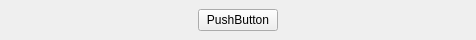
<?xml version="1.0" encoding="UTF-8"?>
<ui version="4.0">
 <class>ButtonGroup</class>
 <widget class="QWidget" name="ButtonGroup">
  <property name="geometry">
   <rect>
    <x>0</x>
    <y>0</y>
    <width>423</width>
    <height>35</height>
   </rect>
  </property>
  <property name="windowTitle">
   <string>Form</string>
  </property>
  <layout class="QHBoxLayout" name="horizontalLayout">
   <property name="spacing">
    <number>0</number>
   </property>
   <property name="leftMargin">
    <number>0</number>
   </property>
   <property name="topMargin">
    <number>0</number>
   </property>
   <property name="rightMargin">
    <number>0</number>
   </property>
   <property name="bottomMargin">
    <number>0</number>
   </property>
   <item>
    <widget class="QStackedWidget" name="stackedWidget">
     <widget class="QWidget" name="startPage">
      <layout class="QHBoxLayout" name="horizontalLayout_2">
       <item>
        <spacer name="horizontalSpacer">
         <property name="orientation">
          <enum>Qt::Orientation::Horizontal</enum>
         </property>
         <property name="sizeHint" stdset="0">
          <size>
           <width>171</width>
           <height>20</height>
          </size>
         </property>
        </spacer>
       </item>
       <item>
        <widget class="QPushButton" name="start">
         <property name="text">
          <string>PushButton</string>
         </property>
        </widget>
       </item>
       <item>
        <spacer name="horizontalSpacer_2">
         <property name="orientation">
          <enum>Qt::Orientation::Horizontal</enum>
         </property>
         <property name="sizeHint" stdset="0">
          <size>
           <width>170</width>
           <height>20</height>
          </size>
         </property>
        </spacer>
       </item>
      </layout>
     </widget>
     <widget class="QWidget" name="playCardPage">
      <layout class="QHBoxLayout" name="horizontalLayout_3">
       <item>
        <spacer name="horizontalSpacer_3">
         <property name="orientation">
          <enum>Qt::Orientation::Horizontal</enum>
         </property>
         <property name="sizeHint" stdset="0">
          <size>
           <width>171</width>
           <height>20</height>
          </size>
         </property>
        </spacer>
       </item>
       <item>
        <widget class="QPushButton" name="playCard">
         <property name="text">
          <string>PushButton</string>
         </property>
        </widget>
       </item>
       <item>
        <spacer name="horizontalSpacer_4">
         <property name="orientation">
          <enum>Qt::Orientation::Horizontal</enum>
         </property>
         <property name="sizeHint" stdset="0">
          <size>
           <width>170</width>
           <height>20</height>
          </size>
         </property>
        </spacer>
       </item>
      </layout>
     </widget>
     <widget class="QWidget" name="passOrPlayPage">
      <layout class="QHBoxLayout" name="horizontalLayout_4">
       <item>
        <spacer name="horizontalSpacer_5">
         <property name="orientation">
          <enum>Qt::Orientation::Horizontal</enum>
         </property>
         <property name="sizeHint" stdset="0">
          <size>
           <width>117</width>
           <height>20</height>
          </size>
         </property>
        </spacer>
       </item>
       <item>
        <widget class="QPushButton" name="pass">
         <property name="text">
          <string>PushButton</string>
         </property>
        </widget>
       </item>
       <item>
        <spacer name="horizontalSpacer_6">
         <property name="orientation">
          <enum>Qt::Orientation::Horizontal</enum>
         </property>
         <property name="sizeType">
          <enum>QSizePolicy::Policy::Fixed</enum>
         </property>
         <property name="sizeHint" stdset="0">
          <size>
           <width>40</width>
           <height>15</height>
          </size>
         </property>
        </spacer>
       </item>
       <item>
        <widget class="QPushButton" name="playCard1">
         <property name="text">
          <string>PushButton</string>
         </property>
        </widget>
       </item>
       <item>
        <spacer name="horizontalSpacer_7">
         <property name="orientation">
          <enum>Qt::Orientation::Horizontal</enum>
         </property>
         <property name="sizeHint" stdset="0">
          <size>
           <width>117</width>
           <height>20</height>
          </size>
         </property>
        </spacer>
       </item>
      </layout>
     </widget>
     <widget class="QWidget" name="callLordPage">
      <layout class="QHBoxLayout" name="horizontalLayout_5">
       <item>
        <spacer name="horizontalSpacer_8">
         <property name="orientation">
          <enum>Qt::Orientation::Horizontal</enum>
         </property>
         <property name="sizeHint" stdset="0">
          <size>
           <width>14</width>
           <height>20</height>
          </size>
         </property>
        </spacer>
       </item>
       <item>
        <widget class="QPushButton" name="giveUp">
         <property name="text">
          <string>PushButton</string>
         </property>
        </widget>
       </item>
       <item>
        <spacer name="horizontalSpacer_10">
         <property name="orientation">
          <enum>Qt::Orientation::Horizontal</enum>
         </property>
         <property name="sizeType">
          <enum>QSizePolicy::Policy::Fixed</enum>
         </property>
         <property name="sizeHint" stdset="0">
          <size>
           <width>40</width>
           <height>10</height>
          </size>
         </property>
        </spacer>
       </item>
       <item>
        <widget class="QPushButton" name="oneScore">
         <property name="text">
          <string>PushButton</string>
         </property>
        </widget>
       </item>
       <item>
        <spacer name="horizontalSpacer_11">
         <property name="orientation">
          <enum>Qt::Orientation::Horizontal</enum>
         </property>
         <property name="sizeType">
          <enum>QSizePolicy::Policy::Fixed</enum>
         </property>
         <property name="sizeHint" stdset="0">
          <size>
           <width>40</width>
           <height>10</height>
          </size>
         </property>
        </spacer>
       </item>
       <item>
        <widget class="QPushButton" name="twoScore">
         <property name="text">
          <string>PushButton</string>
         </property>
        </widget>
       </item>
       <item>
        <spacer name="horizontalSpacer_12">
         <property name="orientation">
          <enum>Qt::Orientation::Horizontal</enum>
         </property>
         <property name="sizeType">
          <enum>QSizePolicy::Policy::Fixed</enum>
         </property>
         <property name="sizeHint" stdset="0">
          <size>
           <width>40</width>
           <height>10</height>
          </size>
         </property>
        </spacer>
       </item>
       <item>
        <widget class="QPushButton" name="threeScore">
         <property name="text">
          <string>PushButton</string>
         </property>
        </widget>
       </item>
       <item>
        <spacer name="horizontalSpacer_9">
         <property name="orientation">
          <enum>Qt::Orientation::Horizontal</enum>
         </property>
         <property name="sizeHint" stdset="0">
          <size>
           <width>15</width>
           <height>20</height>
          </size>
         </property>
        </spacer>
       </item>
      </layout>
     </widget>
     <widget class="QWidget" name="nullPage"/>
    </widget>
   </item>
  </layout>
 </widget>
 <resources/>
 <connections/>
</ui>
